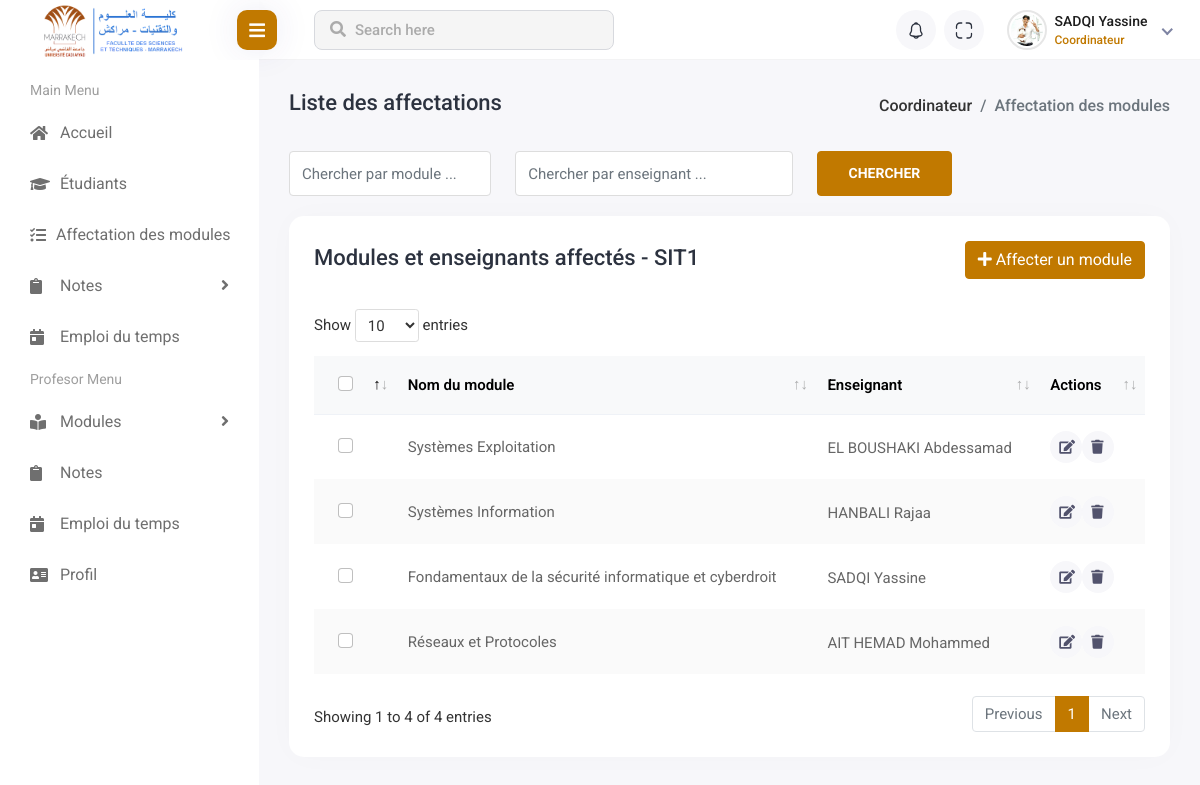
The app's page /views/coordinateur/affectation_module/index.php?action=list&id=4 (signed in), older data.
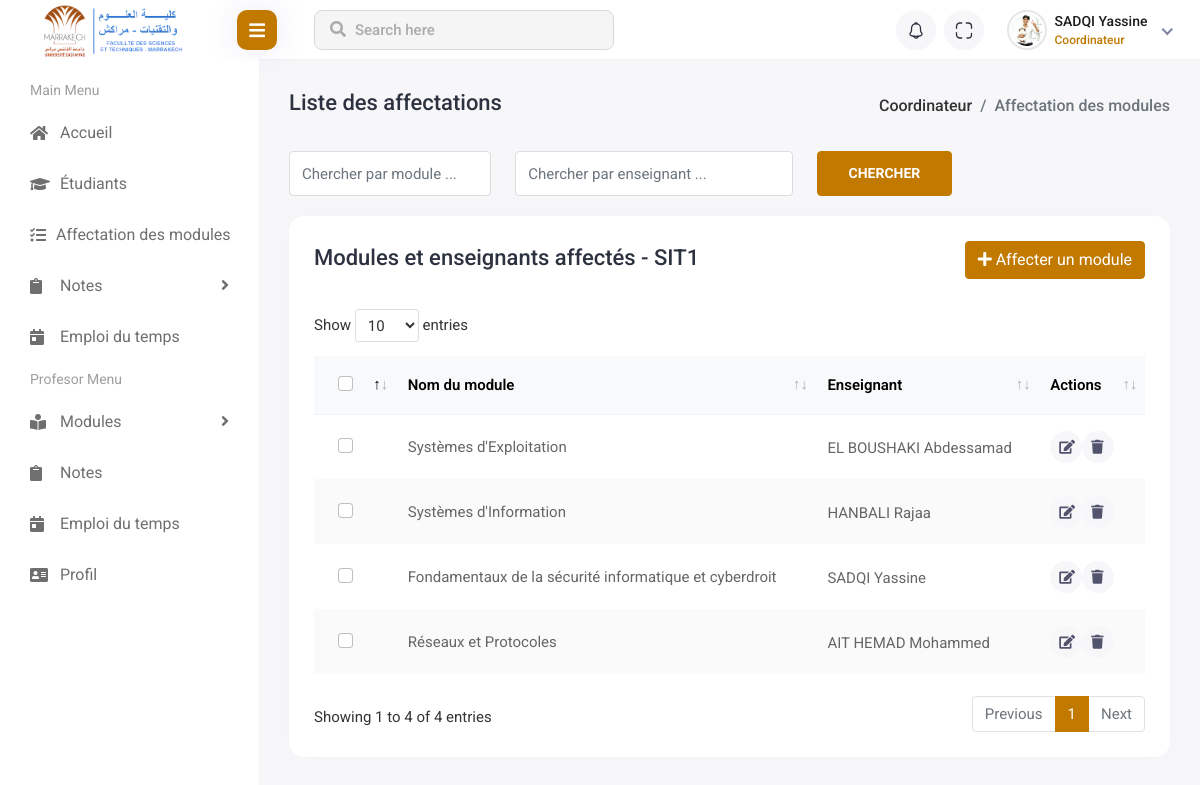
The same page, newer data.
### tables this page shows
CREATE TABLE `filiere` (
  `id` int(11) NOT NULL AUTO_INCREMENT UNIQUE,
  `nom` varchar(30) NOT NULL,
  `nom_complet` varchar(200) NOT NULL,
  `id_type` int(11) DEFAULT NULL,       
  `niveau` int(11) NOT NULL,             
  `id_coordinator` int(11) NOT NULL,     
  `id_dep` int(11) NOT NULL,             
  PRIMARY KEY (`id`)
);

CREATE TABLE `module` (
  `id` int(11) NOT NULL AUTO_INCREMENT UNIQUE,
  `nom` varchar(100) NOT NULL,
  `semestre` enum('1','2') NOT NULL,
  `id_filiere` int(11) NOT NULL,     
  `id_teacher` int(11) DEFAULT NULL,     
  PRIMARY KEY (`id`)
);

CREATE TABLE `user` (
  `id` int(11) NOT NULL AUTO_INCREMENT UNIQUE,
  `prenom` varchar(100) NOT NULL,
  `nom` varchar(100) NOT NULL,
  `genre` enum('female','male') DEFAULT NULL,
  `dateNaissance` date DEFAULT NULL,
  `email` varchar(150) NOT NULL UNIQUE,
  `password` varchar(200) DEFAULT NULL,
  `CNE` varchar(20) DEFAULT NULL UNIQUE,
  `CIN` varchar(20) NOT NULL UNIQUE,
  `phone` varchar(20) DEFAULT NULL,
  `created_at` datetime NOT NULL,
  `id_role` int(11) DEFAULT NULL,
  `id_dep` int(11) NOT NULL,
  `id_filiere` int(11) DEFAULT NULL,         
  PRIMARY KEY (`id`)
);

### controllers/affecterModule_controller.php (called while the page is built, shortened)
<?php
require_once($_SERVER['DOCUMENT_ROOT'] . '/FSTg-Management-System/models/module.php');
function indexAction(): void
{
    $id_filiere = $_GET['id'];
    $modulesAffected = findAllModulesAffected($id_filiere);
    require_once($_SERVER['DOCUMENT_ROOT'] . '/FSTg-Management-System/views/coordinateur/affectation_module/list_modules_teachers.php');
}

### models/module.php (called while the page is built, shortened)
<?php
require($_SERVER['DOCUMENT_ROOT'] . '/FSTg-Management-System/config/DB_connection.php');
function findAllModulesAffected($id_filiere): ?array
{
    global $conn;
    $query = "SELECT module.id AS id_module, module.nom AS nom_module, module.id_filiere, module.id_teacher, user.nom AS nom_teacher, user.prenom AS prenom_teacher, filiere.nom as nom_filiere
        FROM module
        JOIN user ON module.id_teacher = user.id
        JOIN filiere ON module.id_filiere = filiere.id
        WHERE module.id_filiere = ?";
    try {
        $stmt = $conn->prepare($query);
        $stmt->execute([$id_filiere]);
        return $stmt->fetchAll(PDO::FETCH_ASSOC);
    } catch (PDOException $e) {
        file_put_contents($_SERVER['DOCUMENT_ROOT'] . '/FSTg-Management-System/logs/error_log.txt',
            date('Y-m-d H:i:s') . " - Erreur lors de l'exécution de la requête : " . $e->getMessage(). "\n",
            FILE_APPEND);
        return null;
    }
}

### views/coordinateur/affectation_module/list_modules_teachers.php (the view, shortened to what this page needs)
<!DOCTYPE html>
<html lang="en">
<head>
    <link rel="stylesheet" href="../../../assets/plugins/feather/feather.css">
    <link rel="stylesheet" href="../../../assets/plugins/fontawesome/css/fontawesome.min.css">
    <link rel="stylesheet" href="../../../assets/plugins/fontawesome/css/all.min.css">
    <link rel="stylesheet" href="../../../assets/plugins/icons/flags/flags.css">
    <link rel="stylesheet" href="../../../assets/plugins/datatables/datatables.min.css">
    <link rel="stylesheet" href="../../../assets/plugins/bootstrap/css/bootstrap.min.css">
    <link rel="stylesheet" href="../../../assets/css/style.css">
    <link rel="stylesheet" href="../../../assets/css/style-override.css">
    <link rel="stylesheet" href="../../../assets/plugins/toastr/toastr.min.css">
    <link rel="stylesheet" href="../../../assets/plugins/sweetalert2/sweetalert2.min.css">
</head>
<body>
<div class="main-wrapper">
    <div class="page-wrapper">
        <div class="content container-fluid">
            <div class="page-header">
                <div class="row">
                    <div class="col-sm-12">
                        <div class="page-sub-header">
                            <h3 class="page-title">Liste des affectations</h3>
                            <ul class="breadcrumb">
                                <li class="breadcrumb-item">
                                    <a href="../home.php">
                                        <?php
                                        if (isset($_SESSION['user_data']['genre'])) {
                                            echo ($_SESSION['user_data']['genre'] == 'male') ? "Coordinateur" : "Coordinatrice";
                                        }
                                        ?>
                                    </a>
                                </li>
                                <li class="breadcrumb-item active">Affectation des modules</li>
                            </ul>
                        </div>
                    </div>
                </div>
            </div>
            <div class="student-group-form">
                <div class="row">
                    <div class="col-lg-3 col-md-6">
                        <div class="form-group">
                            <input type="text" class="form-control" placeholder="Chercher par module ...">
                        </div>
                    </div>
                    <div class="col-lg-4 col-md-6">
                        <div class="form-group">
                            <input type="text" class="form-control" placeholder="Chercher par enseignant ...">
                        </div>
                    </div>
                    <div class="col-lg-2">
                        <div class="search-student-btn">
                            <button type="btn" class="btn btn-primary">Chercher</button>
                        </div>
                    </div>
                </div>
            </div>
            <div class="row">
                <div class="col-sm-12">
                    <div class="card card-table comman-shadow">
                        <div class="card-body">
                            <div class="page-header">
                                <div class="row align-items-center">
                                    <div class="col">
                                        <h3 class="page-title">Modules et enseignants affectés - <?php if(!empty($modulesAffected)) { echo $modulesAffected[0]['nom_filiere'];} ?></h3>
                                    </div>
                                    <div class="col-auto text-end float-end ms-auto download-grp">
                                        <a href="index.php?action=affect&id=<?php if(!empty($modulesAffected)) { echo $modulesAffected[0]['id_filiere'];} ?>" class="btn btn-primary"><i class="fas fa-plus"></i> Affecter un module</a>
                                    </div>
                                </div>
                            </div>
                            <div class="table-responsive">
                                <table class="table border-0 star-student table-hover table-center mb-0 datatable table-striped">
                                    <thead class="student-thread">
                                    <tr>
                                        <th>
                                            <div class="form-check check-tables">
                                                <input class="form-check-input" type="checkbox" value="something">
                                            </div>
                                        </th>
                                        <th>Nom du module</th>
                                        <th>Enseignant</th>
                                        <th>Actions</th>
                                    </tr>
                                    </thead>
                                    <tbody>
                                    <?php if (isset($modulesAffected)): ?>
                                        <?php foreach($modulesAffected as $moduleAffected): ?>
                                            <tr>
                                                <td>
                                                    <div class="form-check check-tables">
                                                        <input class="form-check-input" type="checkbox" value="something">
                                                    </div>
                                                </td>
                                                <td><?php echo $moduleAffected['nom_module'] ?></td>
                                                <td>
                                                    <h2 class="table-avatar">
                                                        <a href="#"><?php echo ucfirst($moduleAffected['nom_teacher'])." ".ucfirst($moduleAffected['prenom_teacher']) ?></a>
                                                    </h2>
                                                </td>
                                                <td>
                                                    <div class="actions">
                                                        <a href="index.php?action=edit&idFiliere=<?php if(!empty($modulesAffected)) { echo $modulesAffected[0]['id_filiere'];} ?>&id=<?php echo $moduleAffected['id_module']; ?>" class="btn btn-sm bg-danger-light">
                                                            <i class="fa fa-edit"></i>
                                                        </a>
                                                        <a href="javascript:void(0);" onclick="confirmDelete(<?php if(!empty($modulesAffected)) { echo $modulesAffected[0]['id_filiere'];} ?>, <?php echo $moduleAffected['id_module']; ?>, '<?php echo addslashes($moduleAffected['nom_module']); ?>', '<?php echo addslashes($moduleAffected['nom_teacher']); ?>')" class="btn btn-sm bg-danger-light">
                                                            <i class="fa fa-trash"></i>
                                                        </a>
                                                    </div>
                                                </td>
                                            </tr>
                                        <?php endforeach; ?>
                                    <?php endif; ?>
                                    </tbody>
                                </table>
                            </div>
                        </div>
                    </div>
                </div>
            </div>
        </div>
    </div>
</div>
<?php
include($_SERVER['DOCUMENT_ROOT'] . '/FSTg-Management-System/views/header.php');
include($_SERVER['DOCUMENT_ROOT'] . '/FSTg-Management-System/views/coordinateur/sidebar.php');
?>
</body>
</html>

### views/coordinateur/affectation_module/index.php (shortened to what this page needs)
<?php
if (isset($_SESSION['user_data']) && $_SESSION['user_data']['id_role'] == 2) {
    require_once($_SERVER['DOCUMENT_ROOT'] . '/FSTg-Management-System/controllers/affecterModule_controller.php');
    if (isset($_GET['action'])) {
        $action = $_GET['action'];
        switch ($action) {
            case 'list':
                indexAction();
                break;
        }
    } else {
        choixNiveau();
    }
} else {
    header("Location: /FSTg-Management-System/index.php?error=Accès non autorisé");
    exit();
}

### views/header.php (shortened to what this page needs)
<!DOCTYPE html>
<html lang="en">
<head>
</head>
<body>
    <div class="header">
        <div class="header-left">
            <a href="#" class="logo">
                <img src="/FSTg-Management-System/assets/img/logo-FST.png" alt="Logo de FSTG" style="margin-left: 50px;transform:scale(2) ">
            </a>
        </div>
        <div class="menu-toggle">
            <a href="javascript:void(0);" id="toggle_btn">
                <i class="fas fa-bars"></i>
            </a>
        </div>
        <div class="top-nav-search">
            <form>
                <input type="text" class="form-control" placeholder="Search here">
                <button class="btn" type="submit"><i class="fas fa-search"></i></button>
            </form>
        </div>
        <ul class="nav user-menu">
            <li class="nav-item dropdown noti-dropdown me-2">
                <a href="#" class="dropdown-toggle nav-link header-nav-list" data-bs-toggle="dropdown">
                    <img src="/FSTg-Management-System/assets/img/icons/header-icon-05.svg" alt="">
                </a>
            </li>
            <li class="nav-item zoom-screen me-2">
                <a href="#" class="nav-link header-nav-list win-maximize">
                    <img src="/FSTg-Management-System/assets/img/icons/header-icon-04.svg" alt="">
                </a>
            </li>
            <li class="nav-item dropdown has-arrow new-user-menus">
                <a href="#" class="dropdown-toggle nav-link" data-bs-toggle="dropdown">
                    <span class="user-img">
                        <img class="rounded-circle" src="/FSTg-Management-System/assets/img/profiles/avatar-01.jpg" alt="test">
                        <div class="user-text">
                            <h6><?php echo ucfirst($_SESSION['user_data']['nom']) . " " . ucfirst($_SESSION['user_data']['prenom']) ?></h6>
                            <p class="text-muted mb-0">
                                <?php
                                    if ($_SESSION['user_data']['id_role'] === 2) {
                                        echo ($_SESSION['user_data']['genre'] == 'male') ? "Coordinateur" : "Coordinatrice";
                                    } else {
                                        echo $_SESSION['role_name'];
                                    }
                                ?>
                            </p>
                        </div>
                    </span>
                </a>
            </li>
        </ul>
    </div>
</body>
</html>

### views/coordinateur/sidebar.php (shortened to what this page needs)
<div class="sidebar" id="sidebar">
    <div>
        <div class="sidebar-inner slimscroll">
            <div id="sidebar-menu" class="sidebar-menu">
                <ul>
                    <li class="menu-title">
                        <span>Main Menu</span>
                    </li>
                    <li>
                        <a href="/FSTg-Management-System/views/coordinateur/home.php"><i class="fas fa-home"></i><span> Accueil</span></a>
                    </li>
                    <li>
                        <a href="/FSTg-Management-System/views/coordinateur/student_management/index.php"><i class="fas fa-graduation-cap"></i><span> Étudiants</span></a>
                    </li>
                    <li>
                        <a href="/FSTg-Management-System/views/coordinateur/affectation_module/index.php"><i class="fas fa-tasks"></i><span> Affectation des modules</span></a>
                    </li>
                    <li class="submenu">
                        <a href="#"><i class="fas fa-clipboard"></i> <span> Notes</span> <span class="menu-arrow"></span></a>
                    </li>
                    <li>
                        <a href="#"><i class="fas fa-calendar-day"></i><span> Emploi du temps</span></a>
                    </li>
                    <?php if ($_SESSION['user_data']['id_role'] == 2) { ?>
                        <li class="menu-title">
                            <span>Profesor Menu</span>
                        </li>
                        <li class="submenu">
                            <a href="#"><i class="fas fa-book-reader"></i> <span> Modules</span> <span class="menu-arrow"></span></a>
                        </li>
                        <li>
                            <a href="#"><i class="fas fa-clipboard"></i>
                                <span> Notes</span></a>
                        </li>
                        <li>
                            <a href="#"><i class="fas fa-calendar-day"></i>
                                <span> Emploi du temps</span>
                            </a>
                        </li>
                        <li>
                            <a href="#"><i class="fas fa-address-card"></i><span> Profil</span></a>
                        </li>
                    <?php } ?>
                </ul>
            </div>
        </div>
    </div>
</div>

### assets/css/style-override.css (style rules this page uses)
.btn-primary { background-color: #C17900 !important; border: 1px solid #C17900 !important; }

### views/coordinateur/affectation_module/list_modules_teachers.php (style rules this page uses)
.actions { justify-content: start; !important; }

### views/header.php (style rules this page uses)
.user-img .user-text p.text-muted { color: #C17900 !important; }
@media (min-width: 992px) { #toggle_btn { background: #C17900; !important; } }

Row changes from the older to the newer data that the page shows:
changed module "EL BOUSHAKI": nom "Systèmes Exploitation" → "Systèmes d'Exploitation"
changed module "HANBALI": nom "Systèmes Information" → "Systèmes d'Information"
